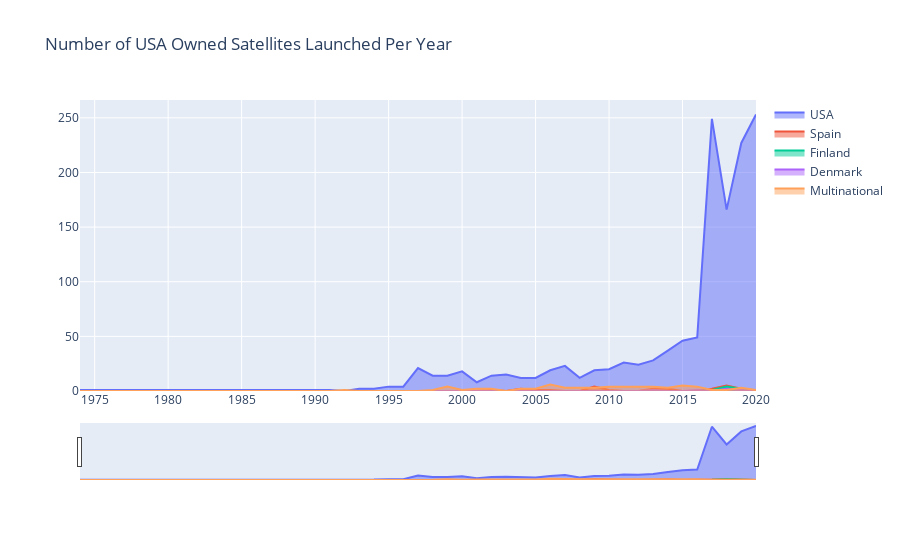

The cell this chart's notebook holds for it:
### Code cell
import plotly.graph_objects as go
# Create figure

fig = go.Figure()
for country in countries[0:5]:
    results = total_sat_by_country(country)
    fig.add_trace(go.Scatter(
        x=list(results.keys()), 
        y=list(results.values()),
        name=country,
        fill='tozeroy'
    ))   
            
# Set title
fig.update_layout(
    title_text="Number of USA Owned Satellites Launched Per Year"
)
# Add range slider
fig.update_layout(
    xaxis=dict(
        rangeslider=dict(
            visible=True
        )
    ),
    showlegend=True
)
fig.show()

### Figure 1 — Plotly figure (JSON) as saved in the notebook; plotly's stock layout.template omitted (floating-point values rounded to 4 significant figures)
{"data": [{"fill": "tozeroy", "name": "USA", "type": "scatter", "x": ["1974", "1988", "1989", "1990", "1991", "1992", "1993", "1994", "1995", "1996", "1997", "1998", "1999", "2000", "2001", "2002", "2003", "2004", "2005", "2006", "2007", "2008", "2009", "2010", "2011", "2012", "2013", "2014", "2015", "2016", "2017", "2018", "2019", "2020"], "y": [1, 1, 1, 1, 1, 0, 2, 2, 4, 4, 21, 14, 14, 18, 8, 14, 15, 12, 12, 19, 23, 12, 19, 20, 26, 24, 28, 37, 46, 49, 249, 166, 227, 253]}, {"fill": "tozeroy", "name": "Spain", "type": "scatter", "x": ["1974", "1988", "1989", "1990", "1991", "1992", "1993", "1994", "1995", "1996", "1997", "1998", "1999", "2000", "2001", "2002", "2003", "2004", "2005", "2006", "2007", "2008", "2009", "2010", "2011", "2012", "2013", "2014", "2015", "2016", "2017", "2018", "2019", "2020"], "y": [0, 0, 0, 0, 0, 0, 0, 0, 0, 0, 0, 0, 0, 0, 0, 1, 0, 2, 1, 1, 0, 0, 4, 1, 0, 0, 2, 2, 0, 0, 2, 5, 2, 0]}, {"fill": "tozeroy", "name": "Finland", "type": "scatter", "x": ["1974", "1988", "1989", "1990", "1991", "1992", "1993", "1994", "1995", "1996", "1997", "1998", "1999", "2000", "2001", "2002", "2003", "2004", "2005", "2006", "2007", "2008", "2009", "2010", "2011", "2012", "2013", "2014", "2015", "2016", "2017", "2018", "2019", "2020"], "y": [0, 0, 0, 0, 0, 0, 0, 0, 0, 0, 0, 0, 0, 0, 0, 0, 0, 0, 0, 0, 0, 0, 0, 0, 0, 0, 0, 0, 0, 0, 1, 4, 2, 0]}, {"fill": "tozeroy", "name": "Denmark", "type": "scatter", "x": ["1974", "1988", "1989", "1990", "1991", "1992", "1993", "1994", "1995", "1996", "1997", "1998", "1999", "2000", "2001", "2002", "2003", "2004", "2005", "2006", "2007", "2008", "2009", "2010", "2011", "2012", "2013", "2014", "2015", "2016", "2017", "2018", "2019", "2020"], "y": [0, 0, 0, 0, 0, 0, 0, 0, 0, 0, 0, 0, 0, 0, 0, 0, 0, 0, 0, 0, 0, 0, 0, 0, 0, 0, 1, 0, 0, 1, 0, 2, 1, 0]}, {"fill": "tozeroy", "name": "Multinational", "type": "scatter", "x": ["1974", "1988", "1989", "1990", "1991", "1992", "1993", "1994", "1995", "1996", "1997", "1998", "1999", "2000", "2001", "2002", "2003", "2004", "2005", "2006", "2007", "2008", "2009", "2010", "2011", "2012", "2013", "2014", "2015", "2016", "2017", "2018", "2019", "2020"], "y": [0, 0, 0, 0, 0, 1, 0, 0, 0, 0, 0, 1, 4, 1, 2, 2, 0, 2, 2, 6, 3, 3, 3, 4, 4, 4, 4, 3, 5, 4, 1, 1, 3, 1]}], "layout": {"showlegend": true, "title": {"text": "Number of USA Owned Satellites Launched Per Year"}, "xaxis": {"rangeslider": {"visible": true}}}}
